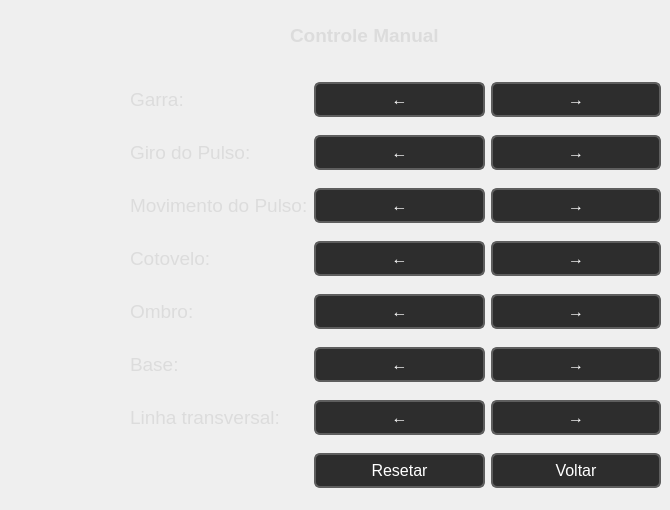
    <widget class="QWidget" name="page_2">
     <widget class="QWidget" name="gridLayoutWidget">
      <property name="geometry">
       <rect>
        <x>130</x>
        <y>70</y>
        <width>531</width>
        <height>431</height>
       </rect>
      </property>
      <layout class="QGridLayout" name="gridLayout">
       <item row="0" column="1">
        <widget class="QPushButton" name="btn_garraAbrir">
         <property name="font">
          <font>
           <family>Segoe UI</family>
           <pointsize>12</pointsize>
          </font>
         </property>
         <property name="styleSheet">
          <string notr="true">QPushButton {
    background-color: #2d2d2d;
    color: #ffffff;
    border: 2px solid #5e5e5e;
    border-radius: 6px;
    padding: 6px 12px;
    font-family: 'Segoe UI';
    font-size: 12pt;
}

QPushButton:hover {
    background-color: #3e3e3e;
}

QPushButton:pressed {
    background-color: #242424;
}</string>
         </property>
         <property name="text">
          <string>←</string>
         </property>
        </widget>
       </item>
       <item row="1" column="0">
        <widget class="QLabel" name="label_8">
         <property name="font">
          <font>
           <family>Segoe UI</family>
           <pointsize>14</pointsize>
          </font>
         </property>
         <property name="styleSheet">
          <string notr="true">QLabel {
    color: #dcdcdc;
    font-size: 14pt;
    font-family: 'Segoe UI';
}</string>
         </property>
         <property name="text">
          <string>Giro do Pulso:</string>
         </property>
        </widget>
       </item>
       <item row="0" column="2">
        <widget class="QPushButton" name="btn_garraFechar">
         <property name="font">
          <font>
           <family>Segoe UI</family>
           <pointsize>12</pointsize>
          </font>
         </property>
         <property name="styleSheet">
          <string notr="true">QPushButton {
    background-color: #2d2d2d;
    color: #ffffff;
    border: 2px solid #5e5e5e;
    border-radius: 6px;
    padding: 6px 12px;
    font-family: 'Segoe UI';
    font-size: 12pt;
}

QPushButton:hover {
    background-color: #3e3e3e;
}

QPushButton:pressed {
    background-color: #242424;
}</string>
         </property>
         <property name="text">
          <string>→</string>
         </property>
        </widget>
       </item>
       <item row="1" column="1">
        <widget class="QPushButton" name="btn_pulsoAntiHora">
         <property name="font">
          <font>
           <family>Segoe UI</family>
           <pointsize>12</pointsize>
          </font>
         </property>
         <property name="styleSheet">
          <string notr="true">QPushButton {
    background-color: #2d2d2d;
    color: #ffffff;
    border: 2px solid #5e5e5e;
    border-radius: 6px;
    padding: 6px 12px;
    font-family: 'Segoe UI';
    font-size: 12pt;
}

QPushButton:hover {
    background-color: #3e3e3e;
}

QPushButton:pressed {
    background-color: #242424;
}</string>
         </property>
         <property name="text">
          <string>←</string>
         </property>
        </widget>
       </item>
       <item row="1" column="2">
        <widget class="QPushButton" name="btn_pulsoHora">
         <property name="font">
          <font>
           <family>Segoe UI</family>
           <pointsize>12</pointsize>
          </font>
         </property>
         <property name="styleSheet">
          <string notr="true">QPushButton {
    background-color: #2d2d2d;
    color: #ffffff;
    border: 2px solid #5e5e5e;
    border-radius: 6px;
    padding: 6px 12px;
    font-family: 'Segoe UI';
    font-size: 12pt;
}

QPushButton:hover {
    background-color: #3e3e3e;
}

QPushButton:pressed {
    background-color: #242424;
}</string>
         </property>
         <property name="text">
          <string>→</string>
         </property>
        </widget>
       </item>
       <item row="6" column="2">
        <widget class="QPushButton" name="btn_linhaDireita">
         <property name="font">
          <font>
           <family>Segoe UI</family>
           <pointsize>12</pointsize>
          </font>
         </property>
         <property name="styleSheet">
          <string notr="true">QPushButton {
    background-color: #2d2d2d;
    color: #ffffff;
    border: 2px solid #5e5e5e;
    border-radius: 6px;
    padding: 6px 12px;
    font-family: 'Segoe UI';
    font-size: 12pt;
}

QPushButton:hover {
    background-color: #3e3e3e;
}

QPushButton:pressed {
    background-color: #242424;
}</string>
         </property>
         <property name="text">
          <string>→</string>
         </property>
        </widget>
       </item>
       <item row="3" column="1">
        <widget class="QPushButton" name="btn_cotoveloTras">
         <property name="font">
          <font>
           <family>Segoe UI</family>
           <pointsize>12</pointsize>
          </font>
         </property>
         <property name="styleSheet">
          <string notr="true">QPushButton {
    background-color: #2d2d2d;
    color: #ffffff;
    border: 2px solid #5e5e5e;
    border-radius: 6px;
    padding: 6px 12px;
    font-family: 'Segoe UI';
    font-size: 12pt;
}

QPushButton:hover {
    background-color: #3e3e3e;
}

QPushButton:pressed {
    background-color: #242424;
}</string>
         </property>
         <property name="text">
          <string>←</string>
         </property>
        </widget>
       </item>
       <item row="2" column="0">
        <widget class="QLabel" name="label_5">
         <property name="font">
          <font>
           <family>Segoe UI</family>
           <pointsize>14</pointsize>
          </font>
         </property>
         <property name="styleSheet">
          <string notr="true">QLabel {
    color: #dcdcdc;
    font-size: 14pt;
    font-family: 'Segoe UI';
}</string>
         </property>
         <property name="text">
          <string>Movimento do Pulso:</string>
         </property>
        </widget>
       </item>
       <item row="2" column="2">
        <widget class="QPushButton" name="btn_pulsoFrente">
         <property name="font">
          <font>
           <family>Segoe UI</family>
           <pointsize>12</pointsize>
          </font>
         </property>
         <property name="styleSheet">
          <string notr="true">QPushButton {
    background-color: #2d2d2d;
    color: #ffffff;
    border: 2px solid #5e5e5e;
    border-radius: 6px;
    padding: 6px 12px;
    font-family: 'Segoe UI';
    font-size: 12pt;
}

QPushButton:hover {
    background-color: #3e3e3e;
}

QPushButton:pressed {
    background-color: #242424;
}</string>
         </property>
         <property name="text">
          <string>→</string>
         </property>
        </widget>
       </item>
       <item row="2" column="1">
        <widget class="QPushButton" name="btn_pulsoTras">
         <property name="font">
          <font>
           <family>Segoe UI</family>
           <pointsize>12</pointsize>
          </font>
         </property>
         <property name="styleSheet">
          <string notr="true">QPushButton {
    background-color: #2d2d2d;
    color: #ffffff;
    border: 2px solid #5e5e5e;
    border-radius: 6px;
    padding: 6px 12px;
    font-family: 'Segoe UI';
    font-size: 12pt;
}

QPushButton:hover {
    background-color: #3e3e3e;
}

QPushButton:pressed {
    background-color: #242424;
}</string>
         </property>
         <property name="text">
          <string>←</string>
         </property>
        </widget>
       </item>
       <item row="3" column="0">
        <widget class="QLabel" name="label_4">
         <property name="font">
          <font>
           <family>Segoe UI</family>
           <pointsize>14</pointsize>
          </font>
         </property>
         <property name="styleSheet">
          <string notr="true">QLabel {
    color: #dcdcdc;
    font-size: 14pt;
    font-family: 'Segoe UI';
}</string>
         </property>
         <property name="text">
          <string>Cotovelo:</string>
         </property>
        </widget>
       </item>
       <item row="0" column="0">
        <widget class="QLabel" name="label_6">
         <property name="font">
          <font>
           <family>Segoe UI</family>
           <pointsize>14</pointsize>
          </font>
         </property>
         <property name="styleSheet">
          <string notr="true">QLabel {
    color: #dcdcdc;
    font-size: 14pt;
    font-family: 'Segoe UI';
}</string>
         </property>
         <property name="text">
          <string>Garra:</string>
         </property>
        </widget>
       </item>
       <item row="4" column="0">
        <widget class="QLabel" name="label_3">
         <property name="font">
          <font>
           <family>Segoe UI</family>
           <pointsize>14</pointsize>
          </font>
         </property>
         <property name="styleSheet">
          <string notr="true">QLabel {
    color: #dcdcdc;
    font-size: 14pt;
    font-family: 'Segoe UI';
}</string>
         </property>
         <property name="text">
          <string>Ombro:</string>
         </property>
        </widget>
       </item>
       <item row="4" column="2">
        <widget class="QPushButton" name="btn_ombroTras">
         <property name="font">
          <font>
           <family>Segoe UI</family>
           <pointsize>12</pointsize>
          </font>
         </property>
         <property name="styleSheet">
          <string notr="true">QPushButton {
    background-color: #2d2d2d;
    color: #ffffff;
    border: 2px solid #5e5e5e;
    border-radius: 6px;
    padding: 6px 12px;
    font-family: 'Segoe UI';
    font-size: 12pt;
}

QPushButton:hover {
    background-color: #3e3e3e;
}

QPushButton:pressed {
    background-color: #242424;
}</string>
         </property>
         <property name="text">
          <string>→</string>
         </property>
        </widget>
       </item>
       <item row="6" column="0">
        <widget class="QLabel" name="label_7">
         <property name="font">
          <font>
           <family>Segoe UI</family>
           <pointsize>14</pointsize>
          </font>
         </property>
         <property name="styleSheet">
          <string notr="true">QLabel {
    color: #dcdcdc;
    font-size: 14pt;
    font-family: 'Segoe UI';
}</string>
         </property>
         <property name="text">
          <string>Linha transversal:</string>
         </property>
        </widget>
       </item>
       <item row="6" column="1">
        <widget class="QPushButton" name="btn_linhaEsquerda">
         <property name="font">
          <font>
           <family>Segoe UI</family>
           <pointsize>12</pointsize>
          </font>
         </property>
         <property name="styleSheet">
          <string notr="true">QPushButton {
    background-color: #2d2d2d;
    color: #ffffff;
    border: 2px solid #5e5e5e;
    border-radius: 6px;
    padding: 6px 12px;
    font-family: 'Segoe UI';
    font-size: 12pt;
}

QPushButton:hover {
    background-color: #3e3e3e;
}

QPushButton:pressed {
    background-color: #242424;
}</string>
         </property>
         <property name="text">
          <string>←</string>
         </property>
        </widget>
       </item>
       <item row="3" column="2">
        <widget class="QPushButton" name="btn_cotoveloFrente">
         <property name="font">
          <font>
           <family>Segoe UI</family>
           <pointsize>12</pointsize>
          </font>
         </property>
         <property name="styleSheet">
          <string notr="true">QPushButton {
    background-color: #2d2d2d;
    color: #ffffff;
    border: 2px solid #5e5e5e;
    border-radius: 6px;
    padding: 6px 12px;
    font-family: 'Segoe UI';
    font-size: 12pt;
}

QPushButton:hover {
    background-color: #3e3e3e;
}

QPushButton:pressed {
    background-color: #242424;
}</string>
         </property>
         <property name="text">
          <string>→</string>
         </property>
        </widget>
       </item>
       <item row="5" column="1">
        <widget class="QPushButton" name="btn_baseAntiHora">
         <property name="font">
          <font>
           <family>Segoe UI</family>
           <pointsize>12</pointsize>
          </font>
         </property>
         <property name="styleSheet">
          <string notr="true">QPushButton {
    background-color: #2d2d2d;
    color: #ffffff;
    border: 2px solid #5e5e5e;
    border-radius: 6px;
    padding: 6px 12px;
    font-family: 'Segoe UI';
    font-size: 12pt;
}

QPushButton:hover {
    background-color: #3e3e3e;
}

QPushButton:pressed {
    background-color: #242424;
}</string>
         </property>
         <property name="text">
          <string>←</string>
         </property>
        </widget>
       </item>
       <item row="5" column="0">
        <widget class="QLabel" name="label_2">
         <property name="font">
          <font>
           <family>Segoe UI</family>
           <pointsize>14</pointsize>
          </font>
         </property>
         <property name="styleSheet">
          <string notr="true">QLabel {
    color: #dcdcdc;
    font-size: 14pt;
    font-family: 'Segoe UI';
}</string>
         </property>
         <property name="text">
          <string>Base:</string>
         </property>
        </widget>
       </item>
       <item row="5" column="2">
        <widget class="QPushButton" name="btn_baseHora">
         <property name="font">
          <font>
           <family>Segoe UI</family>
           <pointsize>12</pointsize>
          </font>
         </property>
         <property name="styleSheet">
          <string notr="true">QPushButton {
    background-color: #2d2d2d;
    color: #ffffff;
    border: 2px solid #5e5e5e;
    border-radius: 6px;
    padding: 6px 12px;
    font-family: 'Segoe UI';
    font-size: 12pt;
}

QPushButton:hover {
    background-color: #3e3e3e;
}

QPushButton:pressed {
    background-color: #242424;
}</string>
         </property>
         <property name="text">
          <string>→</string>
         </property>
        </widget>
       </item>
       <item row="4" column="1">
        <widget class="QPushButton" name="btn_ombroFrente">
         <property name="font">
          <font>
           <family>Segoe UI</family>
           <pointsize>12</pointsize>
          </font>
         </property>
         <property name="styleSheet">
          <string notr="true">QPushButton {
    background-color: #2d2d2d;
    color: #ffffff;
    border: 2px solid #5e5e5e;
    border-radius: 6px;
    padding: 6px 12px;
    font-family: 'Segoe UI';
    font-size: 12pt;
}

QPushButton:hover {
    background-color: #3e3e3e;
}

QPushButton:pressed {
    background-color: #242424;
}</string>
         </property>
         <property name="text">
          <string>←</string>
         </property>
        </widget>
       </item>
       <item row="7" column="1">
        <widget class="QPushButton" name="btn_resetar">
         <property name="styleSheet">
          <string notr="true">QPushButton {
    background-color: #2d2d2d;
    color: #ffffff;
    border: 2px solid #5e5e5e;
    border-radius: 6px;
    padding: 6px 12px;
    font-family: 'Segoe UI';
    font-size: 12pt;
}

QPushButton:hover {
    background-color: #3e3e3e;
}

QPushButton:pressed {
    background-color: #242424;
}</string>
         </property>
         <property name="text">
          <string>Resetar</string>
         </property>
        </widget>
       </item>
       <item row="7" column="2">
        <widget class="QPushButton" name="btn_voltar">
         <property name="styleSheet">
          <string notr="true">QPushButton {
    background-color: #2d2d2d;
    color: #ffffff;
    border: 2px solid #5e5e5e;
    border-radius: 6px;
    padding: 6px 12px;
    font-family: 'Segoe UI';
    font-size: 12pt;
}

QPushButton:hover {
    background-color: #3e3e3e;
}

QPushButton:pressed {
    background-color: #242424;
}</string>
         </property>
         <property name="text">
          <string>Voltar</string>
         </property>
        </widget>
       </item>
      </layout>
     </widget>
     <widget class="QLabel" name="label_11">
      <property name="geometry">
       <rect>
        <x>290</x>
        <y>20</y>
        <width>181</width>
        <height>31</height>
       </rect>
      </property>
      <property name="font">
       <font>
        <family>Segoe UI</family>
        <pointsize>-1</pointsize>
        <weight>75</weight>
        <bold>true</bold>
       </font>
      </property>
      <property name="styleSheet">
       <string notr="true">QLabel {
    color: #dcdcdc;
    font-size: 20px;
    font-weight: bold;
    font-family: 'Segoe UI';
}</string>
      </property>
      <property name="text">
       <string>&lt;html&gt;&lt;head/&gt;&lt;body&gt;&lt;p&gt;&lt;span style=&quot; font-size:14pt;&quot;&gt;Controle Manual&lt;/span&gt;&lt;/p&gt;&lt;/body&gt;&lt;/html&gt;</string>
      </property>
     </widget>
    </widget>
